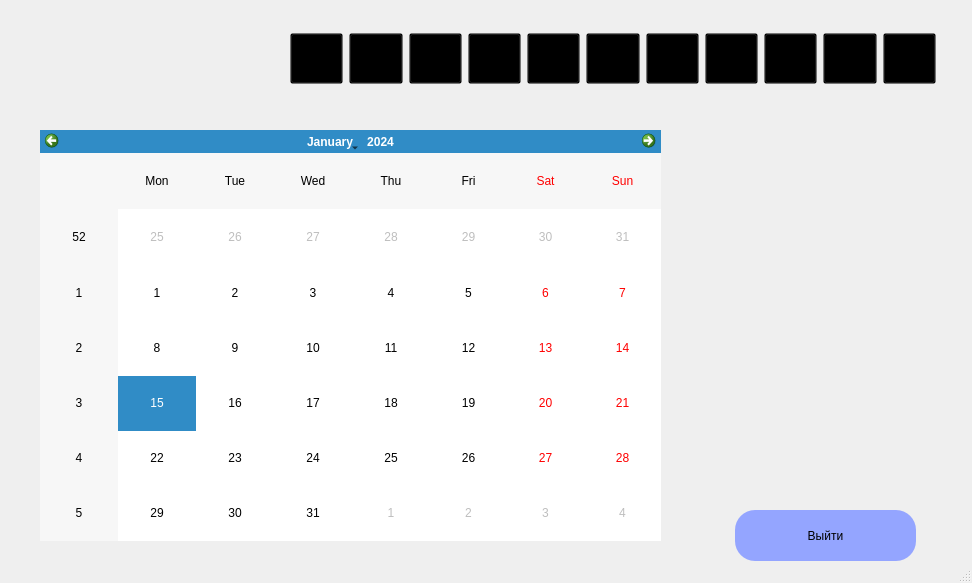
<?xml version="1.0" encoding="UTF-8"?>
<ui version="4.0">
 <class>MainWindow</class>
 <widget class="QMainWindow" name="MainWindow">
  <property name="geometry">
   <rect>
    <x>0</x>
    <y>0</y>
    <width>972</width>
    <height>583</height>
   </rect>
  </property>
  <property name="windowTitle">
   <string>Календарь</string>
  </property>
  <property name="windowIcon">
   <iconset>
    <normaloff>../crm/res/nglogo.png</normaloff>../crm/res/nglogo.png</iconset>
  </property>
  <property name="styleSheet">
   <string notr="true">background-image: url(res/gradient.png);</string>
  </property>
  <widget class="QWidget" name="centralwidget">
   <widget class="QWidget" name="widget" native="true">
    <property name="geometry">
     <rect>
      <x>280</x>
      <y>20</y>
      <width>671</width>
      <height>71</height>
     </rect>
    </property>
    <property name="styleSheet">
     <string notr="true">
 background: transparent !important;</string>
    </property>
    <widget class="QWidget" name="layoutWidget">
     <property name="geometry">
      <rect>
       <x>10</x>
       <y>10</y>
       <width>646</width>
       <height>57</height>
      </rect>
     </property>
     <layout class="QHBoxLayout" name="horizontalLayout_2">
      <item>
       <widget class="QPushButton" name="home">
        <property name="minimumSize">
         <size>
          <width>51</width>
          <height>51</height>
         </size>
        </property>
        <property name="styleSheet">
         <string notr="true">
 background: transparent !important;</string>
        </property>
        <property name="text">
         <string/>
        </property>
        <property name="icon">
         <iconset>
          <normaloff>res/house.png</normaloff>res/house.png</iconset>
        </property>
        <property name="iconSize">
         <size>
          <width>51</width>
          <height>51</height>
         </size>
        </property>
       </widget>
      </item>
      <item>
       <widget class="QPushButton" name="deal">
        <property name="minimumSize">
         <size>
          <width>51</width>
          <height>51</height>
         </size>
        </property>
        <property name="styleSheet">
         <string notr="true">
 background: transparent !important;</string>
        </property>
        <property name="text">
         <string/>
        </property>
        <property name="icon">
         <iconset>
          <normaloff>res/deal.png</normaloff>res/deal.png</iconset>
        </property>
        <property name="iconSize">
         <size>
          <width>51</width>
          <height>51</height>
         </size>
        </property>
       </widget>
      </item>
      <item>
       <widget class="QPushButton" name="date">
        <property name="minimumSize">
         <size>
          <width>51</width>
          <height>51</height>
         </size>
        </property>
        <property name="styleSheet">
         <string notr="true">
 background: transparent !important;</string>
        </property>
        <property name="text">
         <string/>
        </property>
        <property name="icon">
         <iconset>
          <normaloff>res/calendar.png</normaloff>res/calendar.png</iconset>
        </property>
        <property name="iconSize">
         <size>
          <width>51</width>
          <height>51</height>
         </size>
        </property>
       </widget>
      </item>
      <item>
       <widget class="QPushButton" name="task">
        <property name="minimumSize">
         <size>
          <width>51</width>
          <height>51</height>
         </size>
        </property>
        <property name="styleSheet">
         <string notr="true">
 background: transparent !important;</string>
        </property>
        <property name="text">
         <string/>
        </property>
        <property name="icon">
         <iconset>
          <normaloff>res/task.png</normaloff>res/task.png</iconset>
        </property>
        <property name="iconSize">
         <size>
          <width>51</width>
          <height>51</height>
         </size>
        </property>
       </widget>
      </item>
      <item>
       <widget class="QPushButton" name="client">
        <property name="minimumSize">
         <size>
          <width>51</width>
          <height>51</height>
         </size>
        </property>
        <property name="contextMenuPolicy">
         <enum>Qt::NoContextMenu</enum>
        </property>
        <property name="styleSheet">
         <string notr="true">
 background: transparent !important;</string>
        </property>
        <property name="text">
         <string/>
        </property>
        <property name="icon">
         <iconset>
          <normaloff>res/client.png</normaloff>res/client.png</iconset>
        </property>
        <property name="iconSize">
         <size>
          <width>51</width>
          <height>51</height>
         </size>
        </property>
       </widget>
      </item>
      <item>
       <widget class="QPushButton" name="empl">
        <property name="minimumSize">
         <size>
          <width>51</width>
          <height>51</height>
         </size>
        </property>
        <property name="styleSheet">
         <string notr="true">
 background: transparent !important;</string>
        </property>
        <property name="text">
         <string/>
        </property>
        <property name="icon">
         <iconset>
          <normaloff>res/emp.png</normaloff>res/emp.png</iconset>
        </property>
        <property name="iconSize">
         <size>
          <width>51</width>
          <height>51</height>
         </size>
        </property>
       </widget>
      </item>
      <item>
       <widget class="QPushButton" name="chat">
        <property name="minimumSize">
         <size>
          <width>51</width>
          <height>51</height>
         </size>
        </property>
        <property name="styleSheet">
         <string notr="true">
 background: transparent !important;</string>
        </property>
        <property name="text">
         <string/>
        </property>
        <property name="icon">
         <iconset>
          <normaloff>res/chat.png</normaloff>res/chat.png</iconset>
        </property>
        <property name="iconSize">
         <size>
          <width>51</width>
          <height>51</height>
         </size>
        </property>
       </widget>
      </item>
      <item>
       <widget class="QPushButton" name="ana">
        <property name="minimumSize">
         <size>
          <width>51</width>
          <height>51</height>
         </size>
        </property>
        <property name="styleSheet">
         <string notr="true">
 background: transparent !important;</string>
        </property>
        <property name="text">
         <string/>
        </property>
        <property name="icon">
         <iconset>
          <normaloff>res/an.png</normaloff>res/an.png</iconset>
        </property>
        <property name="iconSize">
         <size>
          <width>51</width>
          <height>51</height>
         </size>
        </property>
       </widget>
      </item>
      <item>
       <widget class="QPushButton" name="sett">
        <property name="minimumSize">
         <size>
          <width>51</width>
          <height>51</height>
         </size>
        </property>
        <property name="styleSheet">
         <string notr="true">
 background: transparent !important;</string>
        </property>
        <property name="text">
         <string/>
        </property>
        <property name="icon">
         <iconset>
          <normaloff>res/set.png</normaloff>res/set.png</iconset>
        </property>
        <property name="iconSize">
         <size>
          <width>51</width>
          <height>51</height>
         </size>
        </property>
       </widget>
      </item>
      <item>
       <widget class="QPushButton" name="notification">
        <property name="minimumSize">
         <size>
          <width>51</width>
          <height>51</height>
         </size>
        </property>
        <property name="styleSheet">
         <string notr="true">
 background: transparent !important;</string>
        </property>
        <property name="text">
         <string/>
        </property>
        <property name="icon">
         <iconset>
          <normaloff>res/uved.png</normaloff>res/uved.png</iconset>
        </property>
        <property name="iconSize">
         <size>
          <width>51</width>
          <height>51</height>
         </size>
        </property>
       </widget>
      </item>
      <item>
       <widget class="QPushButton" name="help">
        <property name="minimumSize">
         <size>
          <width>51</width>
          <height>51</height>
         </size>
        </property>
        <property name="styleSheet">
         <string notr="true">
 background: transparent !important;</string>
        </property>
        <property name="text">
         <string/>
        </property>
        <property name="icon">
         <iconset>
          <normaloff>res/que.png</normaloff>res/que.png</iconset>
        </property>
        <property name="iconSize">
         <size>
          <width>51</width>
          <height>51</height>
         </size>
        </property>
       </widget>
      </item>
     </layout>
    </widget>
   </widget>
   <widget class="QLabel" name="label">
    <property name="geometry">
     <rect>
      <x>10</x>
      <y>20</y>
      <width>261</width>
      <height>81</height>
     </rect>
    </property>
    <property name="styleSheet">
     <string notr="true"/>
    </property>
    <property name="text">
     <string/>
    </property>
    <property name="pixmap">
     <pixmap>res/ngname.png</pixmap>
    </property>
   </widget>
   <widget class="QWidget" name="widget_5" native="true">
    <property name="geometry">
     <rect>
      <x>700</x>
      <y>440</y>
      <width>241</width>
      <height>131</height>
     </rect>
    </property>
    <property name="styleSheet">
     <string notr="true">    background: transparent !important;</string>
    </property>
    <widget class="QWidget" name="layoutWidget_2">
     <property name="geometry">
      <rect>
       <x>10</x>
       <y>10</y>
       <width>231</width>
       <height>111</height>
      </rect>
     </property>
     <layout class="QVBoxLayout" name="verticalLayout_2">
      <item>
       <widget class="QLabel" name="profil">
        <property name="styleSheet">
         <string notr="true">background: transparent !important;
font: 500 12pt &quot;Segoe UI&quot;;
</string>
        </property>
        <property name="text">
         <string>&lt;html&gt;&lt;head/&gt;&lt;body&gt;&lt;p align=&quot;center&quot;&gt;&lt;br/&gt;&lt;/p&gt;&lt;/body&gt;&lt;/html&gt;</string>
        </property>
       </widget>
      </item>
      <item alignment="Qt::AlignHCenter">
       <widget class="QPushButton" name="pushButton_2">
        <property name="minimumSize">
         <size>
          <width>181</width>
          <height>51</height>
         </size>
        </property>
        <property name="maximumSize">
         <size>
          <width>181</width>
          <height>51</height>
         </size>
        </property>
        <property name="styleSheet">
         <string notr="true">QPushButton{
font: 625 14pt &quot;Segoe UI&quot;;
background: #94a5ff;
border-radius: 20px;   
                  /* &lt;----  20px  */ 
}

QPushButton:hover {
	background:#E1E5FF;
}

QPushButton:pressed {
	background: #717ec3;
}</string>
        </property>
        <property name="text">
         <string>Выйти</string>
        </property>
       </widget>
      </item>
     </layout>
    </widget>
   </widget>
   <widget class="QCalendarWidget" name="calendarWidget">
    <property name="geometry">
     <rect>
      <x>40</x>
      <y>130</y>
      <width>621</width>
      <height>411</height>
     </rect>
    </property>
   </widget>
  </widget>
  <widget class="QStatusBar" name="statusbar"/>
 </widget>
 <resources>
  <include location="ress.qrc"/>
  <include location="ress.qrc"/>
 </resources>
 <connections/>
</ui>
